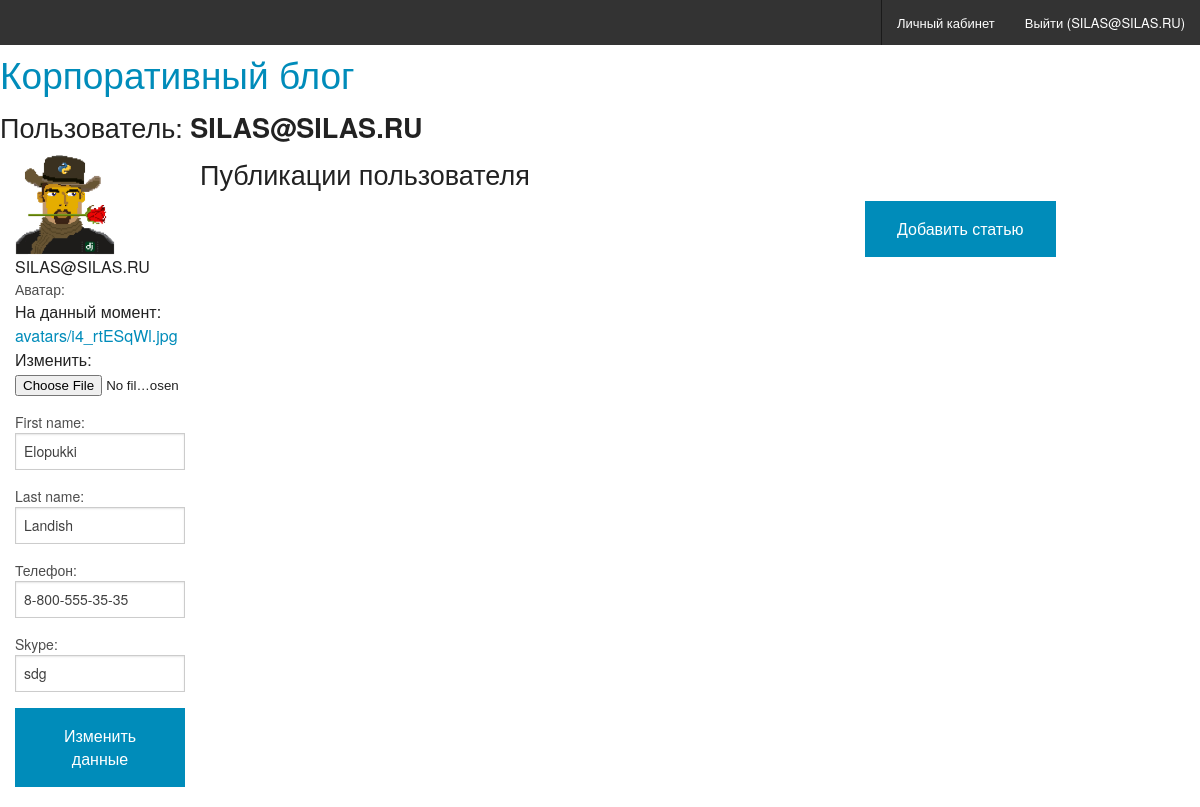
The page /users/profile (signed in) on the database its author committed.
### users/models.py (models this page shows)
class User(AbstractUser):
    avatar = models.ImageField('Аватар', upload_to='avatars')
    phone = models.CharField('Телефон', max_length=20)
    skype = models.CharField('Skype', max_length=50)

### users/views.py (the view)
def profile(request):
    form = UserForm(request.POST or None,
                    request.FILES or None,
                    instance=request.user)
    args = {}
    args['form'] = form
    args['article'] = Article.objects.all()
    if request.method == 'POST':
        if form.is_valid():
            form.save()
            return redirect('users:profile')
    return render(request, 'profile.html', args)

### users/forms.py
class UserForm(forms.ModelForm):
    class Meta:
        model = User
        fields = [
            'avatar',
            'first_name',
            'last_name',
            'phone',
            'skype'
        ]

### users/templates/profile.html (shortened to what this page needs)
{% extends 'main.html' %}
{% block profile %}
<h3>Пользователь: <b>{{ request.user }}</b></h3>
<div class="medium-2 columns">
    {% if request.user.avatar %}
        <img src="{{ request.user.avatar.url }}" width="100px" height="80px"><br>
    {% else %}
        <img src="/static/img/noavatar.jpg" width="100px" height="80px"><br>
    {% endif %}
    {{ request.user }}
    <form action="{% url 'users:profile' %}" method="post" enctype="multipart/form-data">
        {{ form }}
        <button type="submit">Изменить данные</button>
    </form>
</div>
<h3>Публикации пользователя</h3>
<div class="row" id="content">
<div class="medium-3 columns">
     <form action="/articles/article_add/0" method="get">
         <button type="submit">Добавить статью</button>
     </form>
</div>
{% endblock %}

### templates/main.html (shortened to what this page needs)
{% load staticfiles %}
<!DOCTYPE html>
<html lang="en">
<head>
    <link rel="stylesheet" type="text/css" href="{% static "/css/foundation.css" %}">
</head>
<body>
<div class="top-bar">
    <section class="top-bar-section">
        <ul class="right-small">
            {% if request.user.is_authenticated %}
                <li><a href="{% url 'users:profile' %}">Личный кабинет</a></li>
                <li><a href="{% url 'loginsys:logout' %}">Выйти ({{ request.user }})</a></li>
            {% else %}
                <li><a href="{% url 'loginsys:login' %}">Войти</a></li>
            {% endif %}
        </ul>
    </section>
</div>
<h2><a href="/"> Корпоративный блог </a></h2>
<div class="text-left">
{% block profile %}{% endblock %}
</div>
</body>
</html>

### rows shown on the page
User: user "SILAS@SILAS.RU", user.avatar (picture), first_name "Elopukki", last_name "Landish", phone "8-800-555-35-35", skype "sdg"
